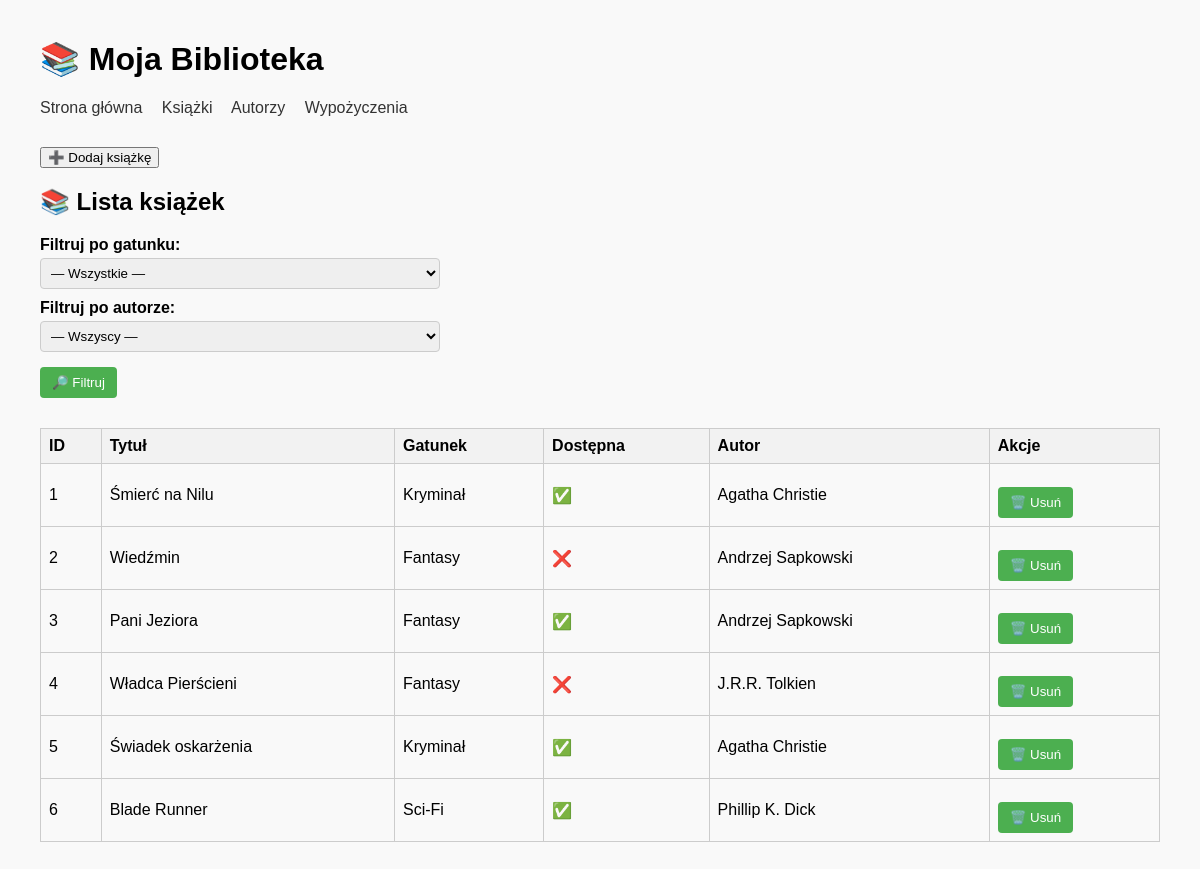
/books, run on the app's committed database.
### app/models.py (models this page shows, shortened)
class Book(db.Model):
    __tablename__ = "books"
    id = db.Column(db.Integer, primary_key=True)
    author_id = db.Column(db.Integer, db.ForeignKey("authors.id"), nullable=False)
    title = db.Column(db.String(200), nullable=False)
    genre = db.Column(db.String(100))
    available = db.Column(db.Boolean, default=True)
    borrowings = db.relationship("Borrowings", backref="book", lazy="dynamic")

class Author(db.Model):
    __tablename__ = "authors"
    id = db.Column(db.Integer, primary_key=True)
    name = db.Column(db.String(100), nullable=False)
    surname = db.Column(db.String(100), nullable=False)
    nationality = db.Column(db.String(100))
    main_genre = db.Column(db.String(100))
    info_url = db.Column(db.String(300), nullable=True)
    books = db.relationship("Book", backref="author", lazy="dynamic")

### app/routes.py (the view)
@app.route("/books", strict_slashes=False)
def books():
    genre = request.args.get("genre")
    author_id = request.args.get("author_id")
    genres = db.session.query(Book.genre).distinct().filter(Book.genre.isnot(None)).all()
    genre_list = sorted(set(g[0] for g in genres if g[0]))
    authors = Author.query.order_by(Author.name).all()
    query = Book.query
    if genre:
        query = query.filter(Book.genre.ilike(f"%{genre}%"))
    if author_id:
        query = query.filter(Book.author_id == int(author_id))
    books = query.all()
    return render_template("books.html", books=books, genre_list=genre_list, authors=authors)

### app/templates/books.html (shortened to what this page needs)
{% extends "base.html" %}
{% block content %}
<a href="{{ url_for('new_book') }}">
    <button>➕ Dodaj książkę</button>
</a>
<h2>📚 Lista książek</h2>
<form method="GET" action="{{ url_for('books') }}">
    <label for="genre">Filtruj po gatunku:</label>
    <select name="genre">
        <option value="">— Wszystkie —</option>
    </select>
    <label for="author_id">Filtruj po autorze:</label>
    <select name="author_id">
        <option value="">— Wszyscy —</option>
    </select>
    <button type="submit">🔎 Filtruj</button>
</form>
<table>
    <tr>
        <th>ID</th>
        <th>Tytuł</th>
        <th>Gatunek</th>
        <th>Dostępna</th>
        <th>Autor</th>
        <th>Akcje</th>
    </tr>
    {% for book in books %}
    <tr>
        <td>{{ book.id }}</td>
        <td>{{ book.title }}</td>
        <td>{{ book.genre }}</td>
        <td>{{ "✅" if book.available else "❌" }}</td>
        <td>{{ book.author.name }} {{ book.author.surname }}</td>
        <td>
            <form method="POST" action="{{ url_for('delete_book', book_id=book.id) }}" style="display:inline;">
                <button type="submit" onclick="return confirm('Czy na pewno chcesz usunąć tę książkę?')">🗑️
                    Usuń</button>
            </form>
        </td>
    </tr>
    {% endfor %}
</table>
{% endblock %}

### app/templates/base.html (shortened to what this page needs)
<!DOCTYPE html>
<html lang="pl">
<head>
    <link rel="stylesheet" href="{{ url_for('static', filename='style.css') }}">
</head>
<body>
    <header>
        <h1>📚 Moja Biblioteka</h1>
        <nav>
            <a href="/">Strona główna</a>
            <a href="/books">Książki</a>
            <a href="/authors">Autorzy</a>
            <a href="/borrowings">Wypożyczenia</a>
        </nav>
    </header>
    {% block content %}
    {% endblock %}
</body>
</html>

### app/static/style.css (style rules this page uses)
body { font-family: Arial, sans-serif; margin: 40px; background-color: #f9f9f9; }
header { margin-bottom: 30px; }
nav a { margin-right: 15px; text-decoration: none; color: #333; }
form { max-width: 400px; margin-bottom: 30px; }
form label { display: block; margin-top: 10px; font-weight: bold; }
form input, form select { width: 100%; padding: 6px; margin-top: 4px; box-sizing: border-box; border: 1px solid #ccc; border-radius: 4px; }
form button { margin-top: 15px; padding: 8px 12px; background-color: #4CAF50; color: white; border: none; border-radius: 4px; cursor: pointer; }
table { width: 100%; border-collapse: collapse; margin-top: 20px; }
table th, table td { border: 1px solid #ccc; padding: 8px; text-align: left; }
table th { background-color: #f2f2f2; }

### data on the page
Book: id "1", title "Śmierć na Nilu", genre "Kryminał", available "✅", author.name "Agatha", author.surname "Christie"
Book: id "2", title "Wiedźmin", genre "Fantasy", available "❌", author.name "Andrzej", author.surname "Sapkowski"
Book: id "3", title "Pani Jeziora", genre "Fantasy", available "✅", author.name "Andrzej", author.surname "Sapkowski"
Book: id "4", title "Władca Pierścieni", genre "Fantasy", available "❌", author.name "J.R.R.", author.surname "Tolkien"
Book: id "5", title "Świadek oskarżenia", genre "Kryminał", available "✅", author.name "Agatha", author.surname "Christie"
Book: id "6", title "Blade Runner", genre "Sci-Fi", available "✅", author.name "Phillip K.", author.surname "Dick"
